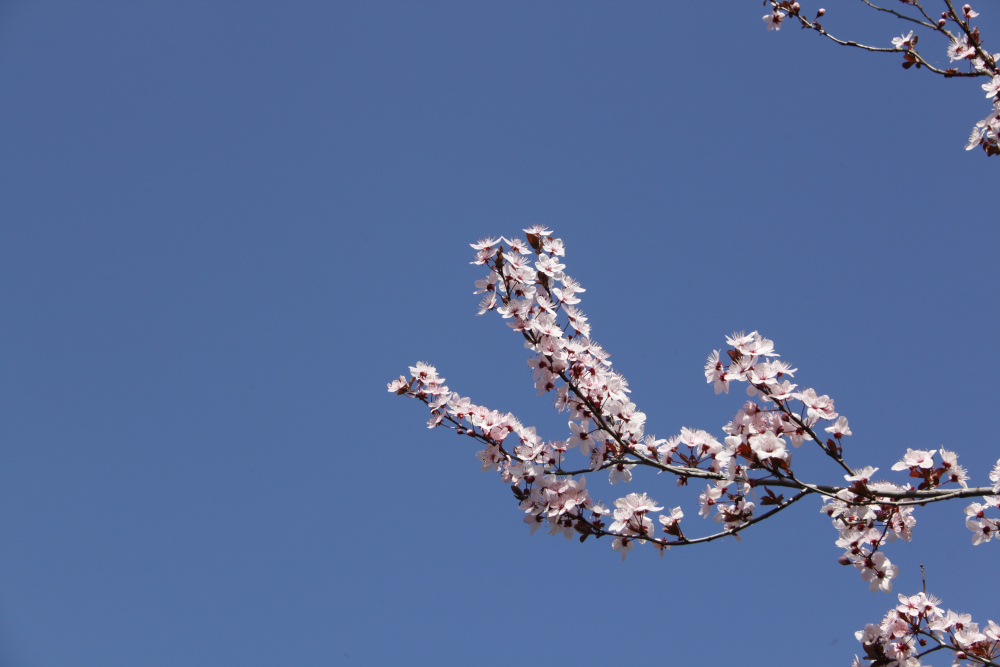
#> input picture imagesTP/CerisierP.jpg, 1000 x 667 px
$ python binariser.py
#> lines starting #> are read from the running program, lines starting #| are printed output that depends on the picture; after the words box and inside, x2 and y2 are one past the last pixel; in counts of white or black regions, pixels touching at a corner belong together
import cv2
import numpy as np
from matplotlib import pyplot as plt
# Charger l'image en couleur
image = cv2.imread('imagesTP/CerisierP.jpg')
#> image is the input picture: shape (667, 1000, 3); mean B, G, R 154.2, 109.1, 87.7

# Convertir l'image en niveaux de gris
gray_image = cv2.cvtColor(image, cv2.COLOR_BGR2GRAY)
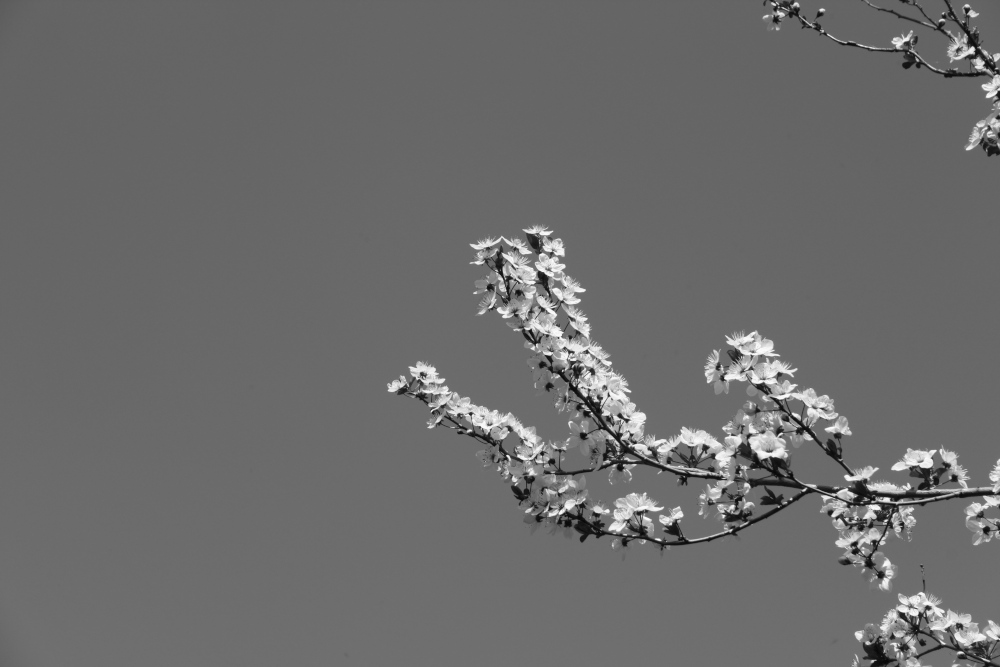
#> gray_image: shape (667, 1000); min 7, max 254, mean 107.8

# Appliquer la méthode de binarisation d'Otsu
_, binary_image = cv2.threshold(gray_image, 0, 255, cv2.THRESH_OTSU)
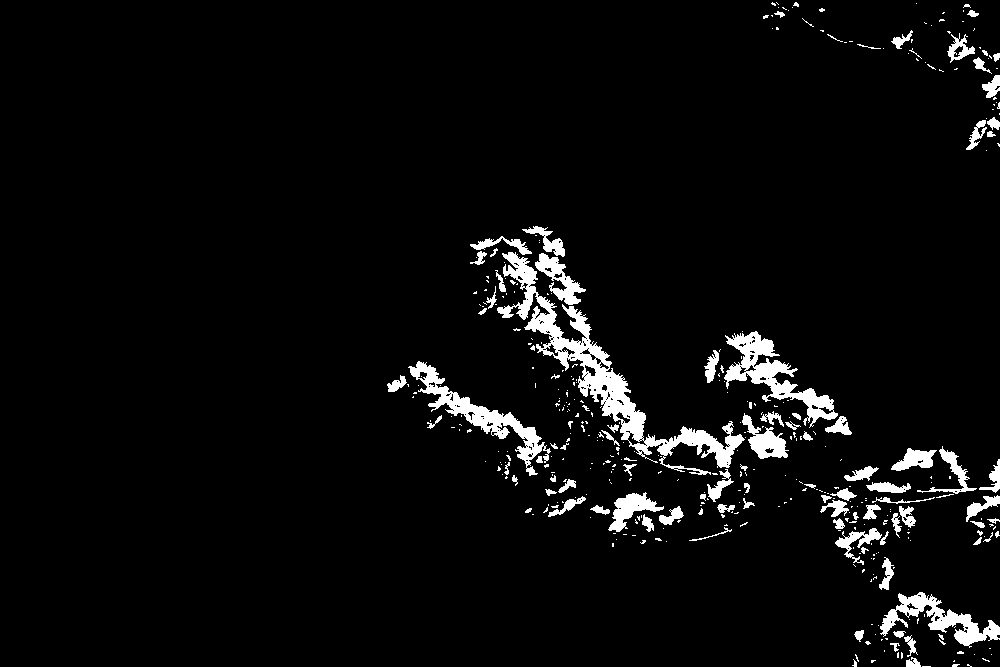
#> binary_image: shape (667, 1000); 4.5% white; 405 white regions (309 under 20 px), largest, box (x1, y1, x2, y2) and area: (497, 252, 745, 475) 7587, (724, 331, 838, 428) 3021, (408, 361, 551, 476) 2851

# Afficher les images
cv2.namedWindow("Original Image", cv2.WINDOW_NORMAL)
cv2.namedWindow("Binary Image", cv2.WINDOW_NORMAL)

cv2.imshow("Original Image", image)
cv2.imshow("Binary Image", binary_image)

# Déplacer les fenêtres à des positions spécifiques
cv2.moveWindow("Original Image", 20, 100)
cv2.moveWindow("Binary Image", 1000, 100)

# Redimensionner les fenêtres à des tailles spécifiques
cv2.resizeWindow("Original Image", 900, 900)
cv2.resizeWindow("Binary Image", 900, 900)

cv2.waitKey(0)
cv2.destroyAllWindows()
